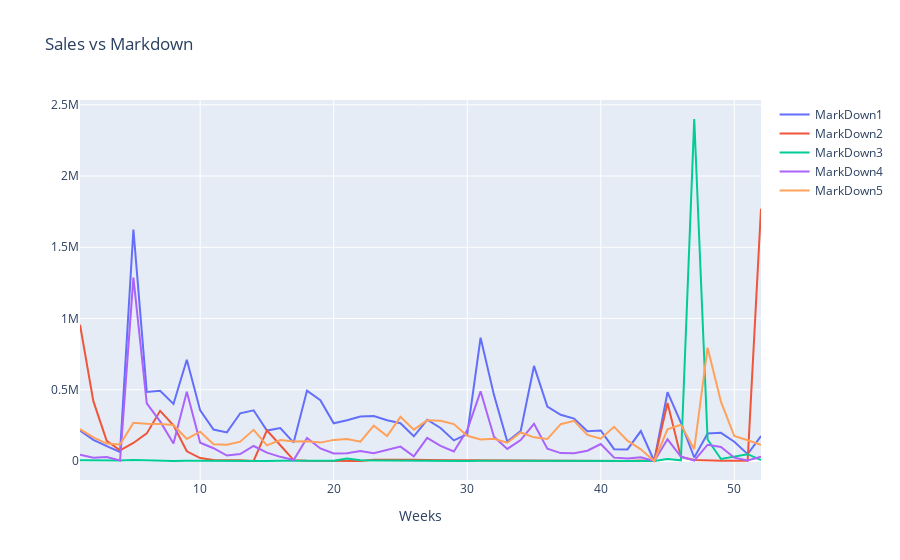

Notebook cell for this chart:
### Markdown cell above
# Sales vs Markdown

### Code cell
import plotly.graph_objs as go
from plotly import tools

fig = go.Figure()

#fig.add_trace(go.Scatter( x = df_weeks.index, y = df_weeks['Weekly_Sales'], name = 'Weekly Sales', mode = 'lines') )
fig.add_trace(go.Scatter( x = df_weeks.index, y = df_weeks['MarkDown1'], name = 'MarkDown1', mode = 'lines') )
fig.add_trace(go.Scatter( x = df_weeks.index, y = df_weeks['MarkDown2'], name = 'MarkDown2', mode = 'lines') )
fig.add_trace(go.Scatter( x = df_weeks.index, y = df_weeks['MarkDown3'], name = 'MarkDown3', mode = 'lines') )
fig.add_trace(go.Scatter( x = df_weeks.index, y = df_weeks['MarkDown4'], name = 'MarkDown4', mode = 'lines') )
fig.add_trace(go.Scatter( x = df_weeks.index, y = df_weeks['MarkDown5'], name = 'MarkDown5', mode = 'lines') )

fig.update_layout(title = 'Sales vs Markdown', xaxis_title = 'Weeks')
